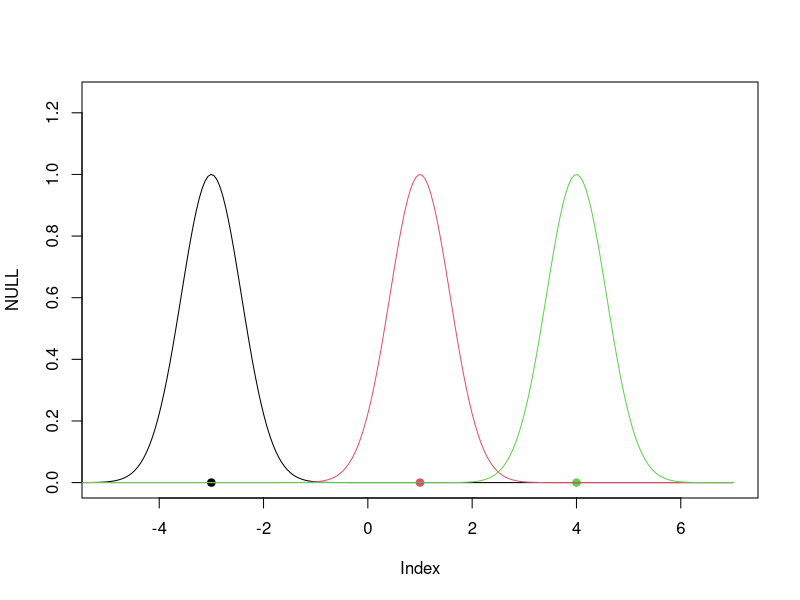
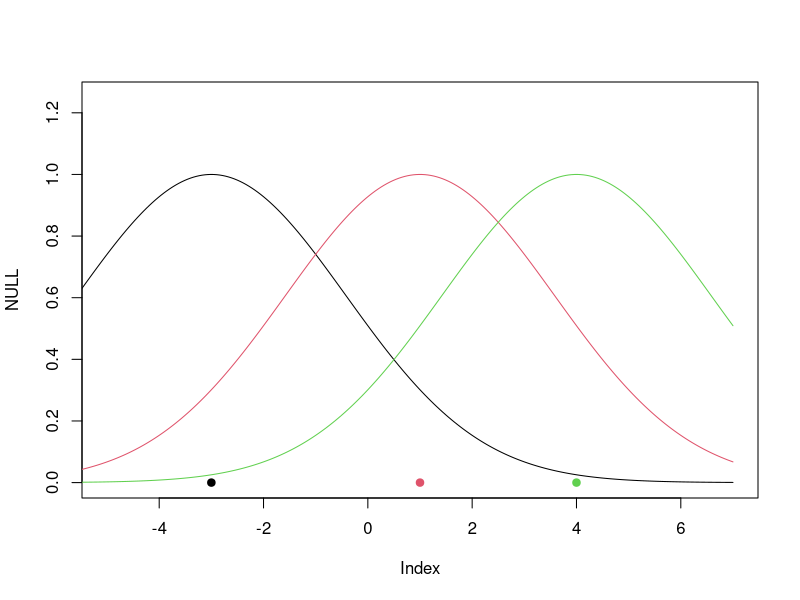
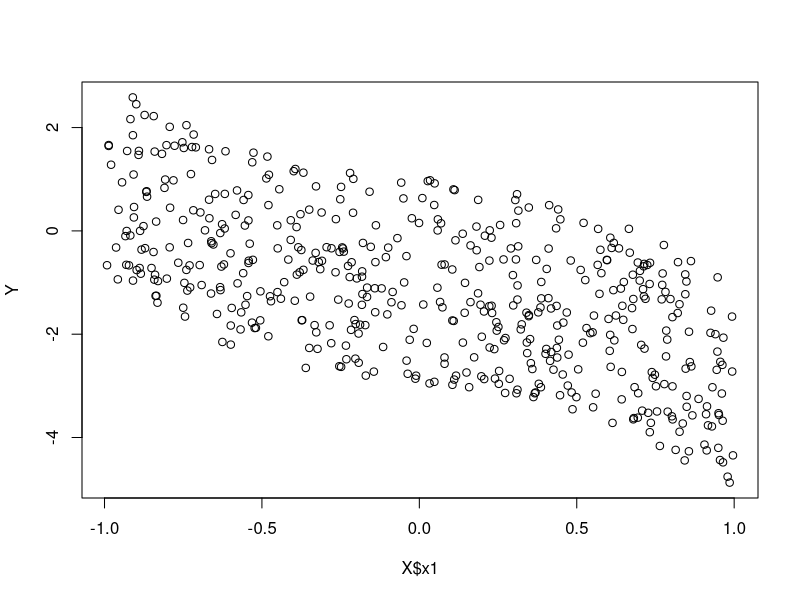
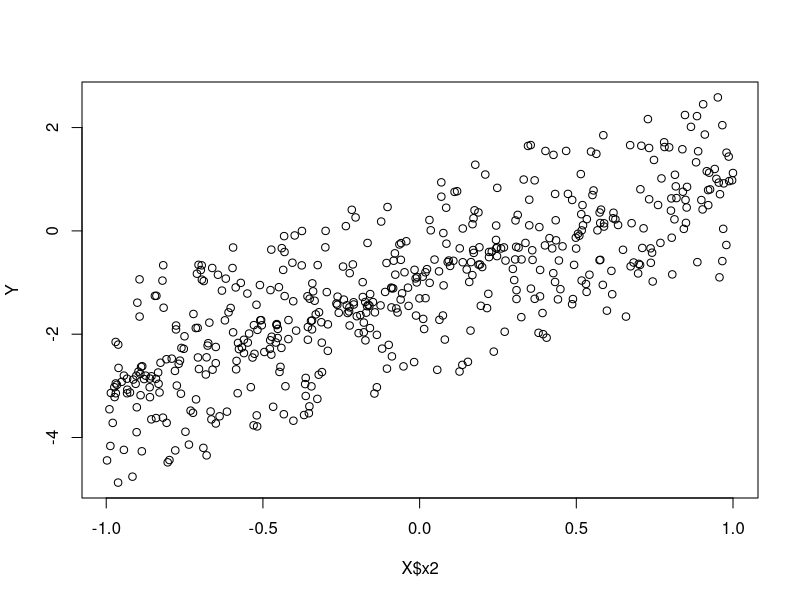

The R script that drew these images, in order:
## ---- chunk 1
knitr::opts_chunk$set(echo = TRUE)
options(digits=2)
## ---- chunk 2
rbf.gauss <- function(gamma=1.0){
  function(x){
    exp(-gamma * norm(as.matrix(x),"F")^2)
    }
  }

D <- matrix(c(-3,1,4), ncol=1)
N <- length(D[,1])

xlim  <- c(-5,7)
plot(NULL, xlim=xlim, ylim=c(0,1.25), type="n")
points(D, rep(0,length(D)), col=1:N, pch=19)
x.coord = seq(-7,7,length=250)
gamma <- 1.5
for (i in 1:N) {
  points(x.coord, lapply(x.coord - D[i,], rbf.gauss(gamma)), type="l", col=i)
}
## ---- chunk 3
plot(NULL, xlim=xlim, ylim=c(0,1.25), type="n")
points(D, rep(0,length(D)), col=1:N,pch=19)
x.coord = seq(-7,7,length=250)
gamma <- 0.075
for(i in 1:N){
  points(x.coord, lapply(x.coord - D[i,], rbf.gauss(gamma)), type="l", col=i)
  }
## ---- chunk 4
library("corpcor") # para calclar 'pseudoinverse()'
## ---- chunk 5
# returns a rbf model given the:
# * observations x1, xN of dataset D
# * output value for each observation
# * number of centers
# * gamma value

rbf.sim <- function(X, Y, K=10, gamma=1.0) {
  # X - Variables (coordenadas) de regresion
  # Y - Variable de respuesta
  # K - Numero de funciones base
  # gamma - Parametro de escala de la funcion base
  N     <- dim(X)[1] # Numero de observaciones
  ncols <- dim(X)[2] # Numero de covariables
  
  # Definimos la matriz de regresion modificada
  X_j <- matrix(rep(NA,(K+1)*N), ncol=K+1)
  lin <- 1
  for (lin in 1:N) {
    X_j[lin,1] <- 1    # contanteb (o sesgo)
    for (col in 1:K) {
      X_j[lin,col+1] <- exp( -gamma * norm(as.matrix(X[lin,]-mus[col,]),"F")^2 )
    }
  }
  
  w <- pseudoinverse(t(X_j) %*% X_j)  %*% t(X_j) %*% Y  # pesos RBF
  
  list(weights=w, centers=mus, gamma=gamma)  # estimates RBF
}
## ---- chunk 6
rbf.predict <- function(model, X) {
  
  gamma   <- model$gamma
  centers <- model$centers
  w       <- model$weights
  N       <- dim(X)[1] # Numero de observaciones
  
  pred <- rep(w[1],N)  # we need to init to a value, so let's start with the bias

  for (j in 1:N) {  
    # find prediction for point xj
    for (k in 1:length(centers[,1])) {
      # the weight for center[k] is given by w[k+1] (because w[1] is the bias)
      pred[j] <- pred[j] + w[k+1] * exp( -gamma * norm(as.matrix(X[j,]-centers[k,]),"F")^2 )
    }
  }
  
  pred
}
## ---- chunk 7
factual <- function(x1, x2){
  2*(x2 - x1 + .25*sin(pi*x1))-1
  }

N <- 500
X <- data.frame(x1=runif(N, min=-1, max=1),
                x2=runif(N, min=-1, max=1))
Y <- factual(X$x1, X$x2)
plot(X$x1,Y)
plot(X$x2,Y)
